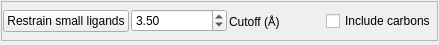
               <widget class="QWidget" name="scrollAreaWidgetContents">
                <property name="geometry">
                 <rect>
                  <x>0</x>
                  <y>0</y>
                  <width>439</width>
                  <height>45</height>
                 </rect>
                </property>
                <layout class="QVBoxLayout" name="verticalLayout_14">
                 <property name="spacing">
                  <number>3</number>
                 </property>
                 <property name="leftMargin">
                  <number>1</number>
                 </property>
                 <property name="topMargin">
                  <number>1</number>
                 </property>
                 <property name="rightMargin">
                  <number>1</number>
                 </property>
                 <property name="bottomMargin">
                  <number>1</number>
                 </property>
                 <item>
                  <widget class="QFrame" name="frame_15">
                   <property name="minimumSize">
                    <size>
                     <width>0</width>
                     <height>40</height>
                    </size>
                   </property>
                   <property name="frameShape">
                    <enum>QFrame::StyledPanel</enum>
                   </property>
                   <property name="frameShadow">
                    <enum>QFrame::Raised</enum>
                   </property>
                   <layout class="QHBoxLayout" name="horizontalLayout_18">
                    <property name="spacing">
                     <number>2</number>
                    </property>
                    <property name="leftMargin">
                     <number>1</number>
                    </property>
                    <property name="topMargin">
                     <number>1</number>
                    </property>
                    <property name="rightMargin">
                     <number>1</number>
                    </property>
                    <property name="bottomMargin">
                     <number>1</number>
                    </property>
                    <item>
                     <widget class="QPushButton" name="_restraints_restrain_small_ligands_button">
                      <property name="text">
                       <string>Restrain small ligands</string>
                      </property>
                     </widget>
                    </item>
                    <item>
                     <widget class="QDoubleSpinBox" name="_restraints_restrain_small_ligands_cutoff_spinbox">
                      <property name="minimum">
                       <double>3.000000000000000</double>
                      </property>
                      <property name="maximum">
                       <double>8.000000000000000</double>
                      </property>
                      <property name="singleStep">
                       <double>0.050000000000000</double>
                      </property>
                      <property name="value">
                       <double>3.500000000000000</double>
                      </property>
                     </widget>
                    </item>
                    <item>
                     <widget class="QLabel" name="label_14">
                      <property name="text">
                       <string>Cutoff (Å)</string>
                      </property>
                     </widget>
                    </item>
                    <item>
                     <widget class="QCheckBox" name="_restraints_restrain_small_ligands_carbon_checkbox">
                      <property name="text">
                       <string>Include carbons</string>
                      </property>
                     </widget>
                    </item>
                   </layout>
                  </widget>
                 </item>
                 <item>
                  <spacer name="verticalSpacer_2">
                   <property name="orientation">
                    <enum>Qt::Vertical</enum>
                   </property>
                   <property name="sizeHint" stdset="0">
                    <size>
                     <width>20</width>
                     <height>40</height>
                    </size>
                   </property>
                  </spacer>
                 </item>
                </layout>
               </widget>
